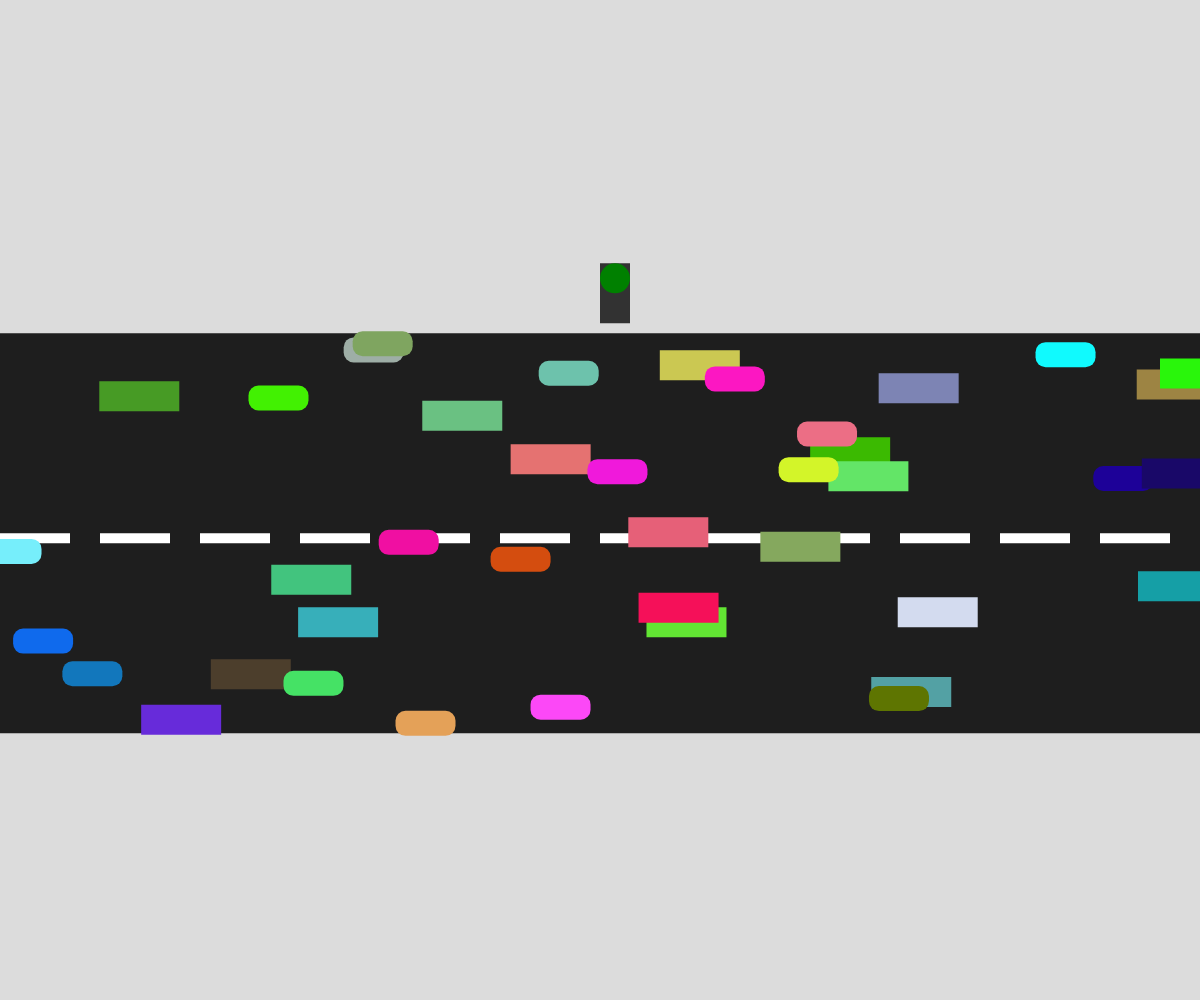
Frame 1 (no input)
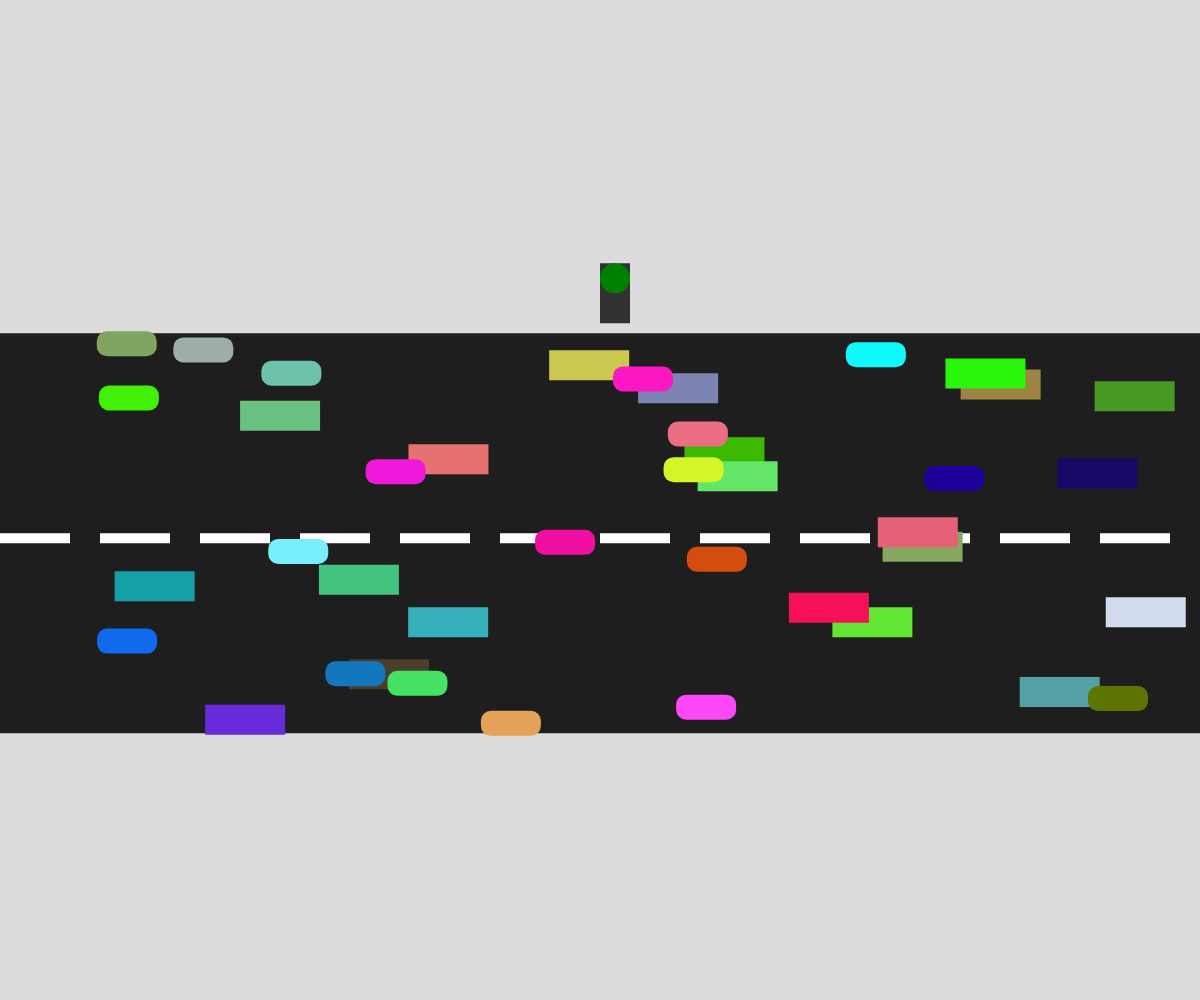
Frame 60 (no input)
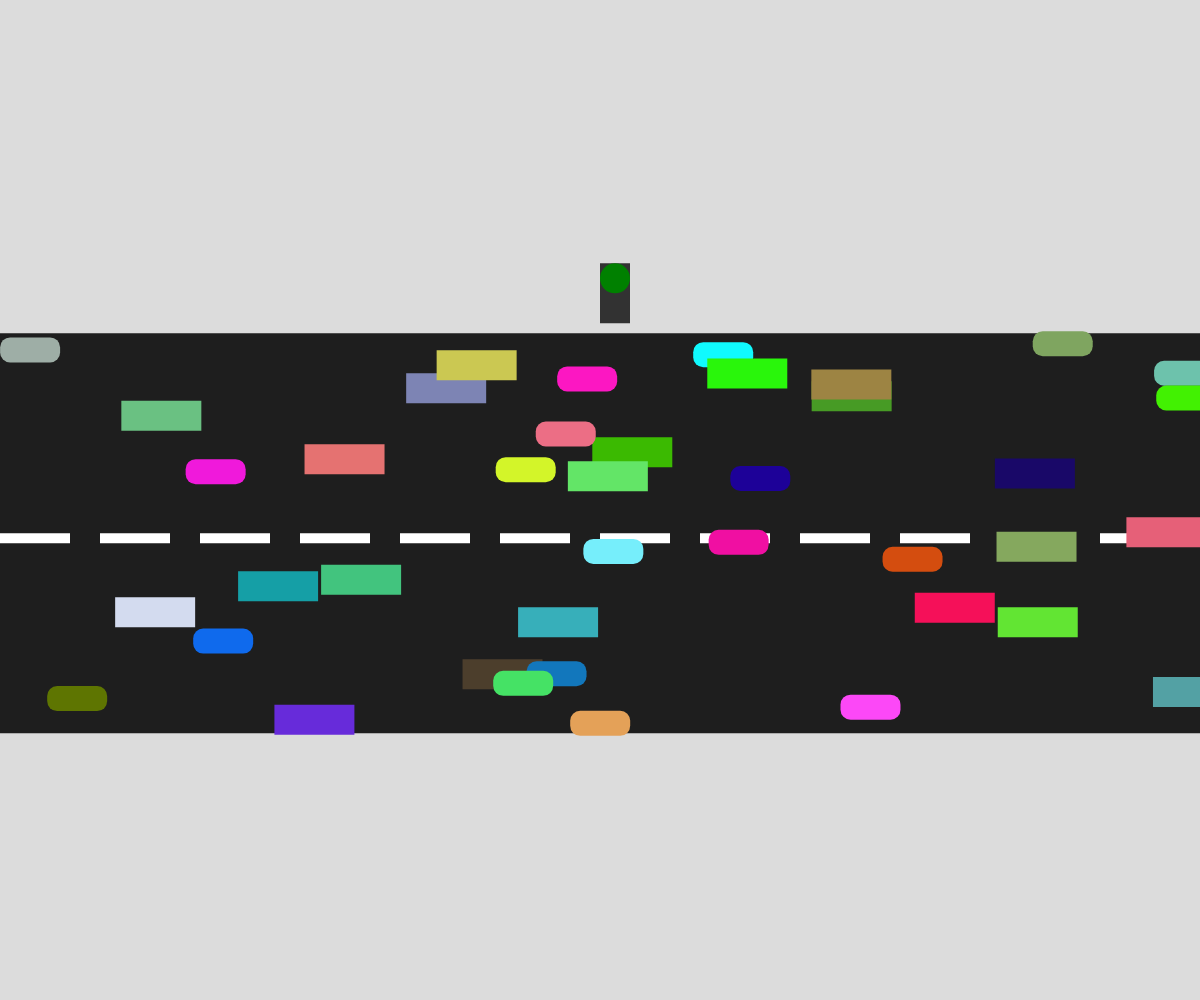
Frame 120 (the mouse pressed at the canvas centre since frame 60)

The p5.js sketch that drew these frames (run headless with seeded random() and noise() and a simulated clock; from frame 60 on, the mouse is pressed at the canvas centre):

// p5.js sketch
// ── sketch.js
// Cars Cars Cars 
// Luka Sullivan

let eastbound = [];
let westbound = [];
let trafficLight;

function setup() {
  createCanvas(windowWidth, windowHeight);

  for (let i = 0; i < 20; i++)  {
    let yEast = random(height / 1.9, height / 3 + height / 2.5);
    eastbound.push(new vehicle(random(width), yEast, floor(random(2)), 1, random(1, 5)));

    let yWest = random(height / 3, height / 2.1);
    westbound.push(new vehicle(random(width), yWest, floor(random(2)), 0, random(1, 5)));

    trafficLight = new TrafficLight(width / 2, height / 3 - 40);
  }
}


function draw(){
  background(220);
  drawRoad();
  trafficLight.update();
  trafficLight.display();
  
  

  let canMove = trafficLight.state === "green";

  for (let i = 0; i < eastbound.length; i++) {
    if (canMove) {
      eastbound[i].action();
    }
    else {
      eastbound[i].display();
    }
  } 

  for (let i = 0; i < westbound.length; i++) {
    if (canMove) {
      westbound[i].action();
    }
    else {
      westbound[i].display();
    }
  }


}

function mouseClicked(){
  let yEast = random(height / 1.9, height / 3 + height / 2.5);
  let yWest = random(height / 3, height / 2.1);

  if (keyIsDown(SHIFT)) {
    westbound.push(new vehicle(mouseX, yWest, floor(random(2)), 0, random(1, 5)));
  } else {
    eastbound.push(new vehicle(mouseX, yEast, floor(random(2)), 1, random(1, 5)));
  }
}

function drawRoad(){
  noStroke();
  fill(30, 30, 30);
  rect(0, windowHeight / 3, windowWidth, windowHeight / 2.5);

  let roadMiddle = windowHeight / 3 + windowHeight / 5;
  fill(255);
  for (let x = 0; x < windowWidth; x += 100) {
    rect(x, roadMiddle, 70, 10);
  }
}

class vehicle {
  constructor(x, y, type, dir, speed) {  //x, y, type, color, starting position, direction, x speed 
    this.x = x;
    this.y = y;
    this.dir = dir;
    this.type = int(random(2));
    this.c = color(random(255),random(255),random(255));
    this.speed = speed;
  }
  move(){
    this.x += this.speed * (this.dir === 0 ? -1 : 1);
    if (this.x > width) {
      this.x = 0;
    }
    if (this.x < 0) {
      this.x = width;
    }
  }


  display() {
    fill(this.c);
    if (this.type === 0) {
      this.drawCar();
    } else if (this.type === 1) {
      this.drawTruck();
    }
  }

  drawCar() {
    push();
    translate(this.x, this.y);
    rect(-25, -10, 60, 25, 10);
    pop();
  }
  
  speedUp() {
    if (this.speed < 15) {
      this.speed += 0.5;
    }
  }
  speedDown(){
    if (this.speed > 0) {
      this.speed -= 0.5;
    }
  }

  changeColor() {
    this.color = color(random(255), random(255), random(255));
  }


  drawTruck(){
    push();
    translate(this.x, this.y);
    fill(this.c);
    rect(-40, -15, 80, 30);
    pop();
  }

  action(){
    this.move();
    if (random(1) < 0.01) {
      this.speedUp();
    }
    if (random(1) < 0.01) {
      this.speedDown();
    }
    if (random(1) < 0.01) {
      this.changeColor();
    }
    this.display()
    
  }
}

class TrafficLight {
  constructor(x, y) {
    this.x = x;
    this.y = y;
    this.state = "green";
    this.timer = 0
  }





  

  display() {
    fill(50);
    rect(this.x, this.y - 30, 30, 60);

    let lightColor = this.state === "green" ? "green" : "red";
    fill(lightColor);
    ellipse(this.x + 15, this.y - 15, 30, 30);
    
  }

  toggle() {
    if (this.state === "green") {
      this.state = "red";
      this.timer = 120;
    }
  }

  update() {
    if (this.state === "red") {
      if (this.timer > 0) {
        this.timer--;
      } else {
        this.state = "green";
      }
    }
  }
}

function keyPressed() {
  if (key === ' ') {
    trafficLight.toggle();
  }
}
